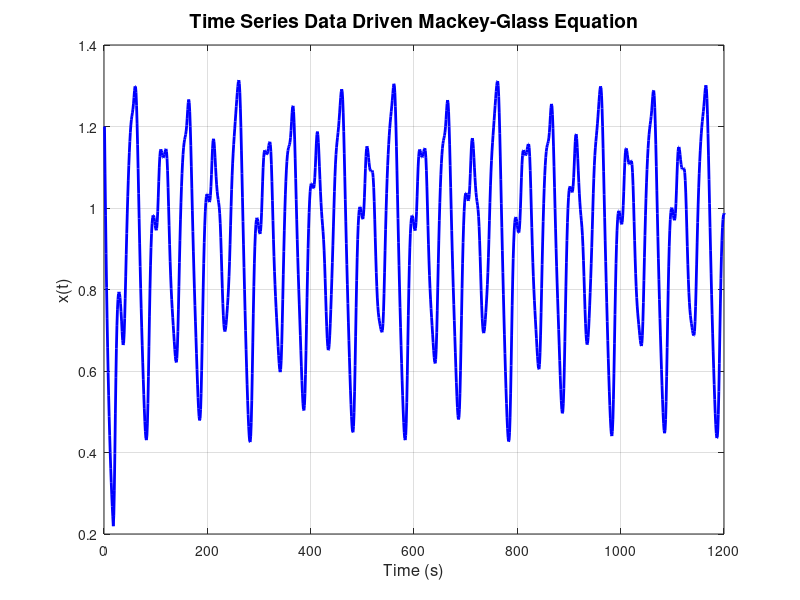

This figure's MATLAB source: (Note: this script raises an error after producing the figure.)
%% IMPORT DARA and DIVIDE IT TO TEST,TRAIN, AND VALIDATION

clc;
clear;

% Load time series data from a MAT file
loadedData = load('TimeSeriesData.mat');
timeSeries = loadedData.x;

% Visualize the time series data
figure(2);
set(gcf, 'Position', [100, 100, 800, 400]); % Set the figure size ([left bottom width height])
plot(timeSeries, 'LineWidth', 2, 'Color', 'b'); % Plot with a thicker blue line
title('Time Series Data Driven Mackey-Glass Equation', 'FontSize', 14);
xlabel('Time (s)', 'FontSize', 12);
ylabel('x(t)', 'FontSize', 12);
xlim([0 1200]); % Set x-axis limits to only display up to 1200
set(gca, 'FontSize', 10); % Set font size for axes
grid on; % Add grid

% Define the delays for time series prediction
delays = [10, 5, 15, 25];

% Prepare data for time series prediction
[X, Y] = TimeSeries_Data(timeSeries, delays);
Y = Y'; % Transpose Y to get the correct dimension


% Define the split ratios for the dataset
trainRatio = 0.8;  % 80% of the data for training
valRatio = 0.1;   % 10% of the data for validation
testRatio = 0.1;  % 10% of the data for testing

% Randomly divide the data into train, validation, and test sets
numSamples = size(X, 1);
[trainInd, valInd, testInd] = dividerand(numSamples, trainRatio, valRatio, testRatio);

% Split the data into training, validation, and testing sets using the indices
X_train = X(trainInd, :);
y_train = Y(trainInd, :);

X_val = X(valInd, :);
y_val = Y(valInd, :);

X_test = X(testInd, :);
y_test = Y(testInd, :);

% Display the sizes of each dataset
disp(['Size of Training Data: ', mat2str(size(X_train))]);
disp(['Size of Validation Data: ', mat2str(size(X_val))]);
disp(['Size of Testing Data: ', mat2str(size(X_test))]);


%% Training, and Tune the FIS using ANFIS to perform time series prediction

clc
%%%% STEP 1: Use "grid partitioning", "subtractive clustering", or "fuzzy
%%%% c-means" to create initial FIS

% Set Options for Creating a Sugeno FIS
% Clustering Options: GridPartition, SubtractiveClustering, FCMClustering
ClusteringType = 'GridPartition'; % Clustering method

switch ClusteringType
    case 'GridPartition' % Only for Sugeno FIS
        %%% Number of input membership functions
        % Integers > 1 with length equal to the number of inputs
        NumMFs = [3 4 4 3];
        
        %%% Input membership function type
        % Character array or string array
        % MF Options: gbellmf, gaussmf, gauss2mf, trimf, trapmf, sigmf, dsigmf,
        % (continue) psigmf, zmf, pimf, smf
        InputMFs = ["trimf" "gaussmf" "gaussmf" "trimf"];
        % InputMFs = "gaussmf";
        
        %%% Output membership function type
        OutputMFs = 'linear'; % Options: constant, linear
        
        opt = genfisOptions(ClusteringType, ...
            'NumMembershipFunctions', NumMFs, 'InputMembershipFunctionType', InputMFs, ...
            'OutputMembershipFunctionType', OutputMFs);
        
    case 'SubtractiveClustering' % Only for Sugeno FIS
        %%% Range of influence of the cluster center, value in the range [0, 1]
        % Vector of Integers: Use different influence ranges for each input and output
        % Specifying a smaller range of influence usually creates more and smaller data clusters, producing more fuzzy rules.
        ClusterInfluenceRange = [0.15 0.15 0.15 0.15 0.15];
        
        %%% Squash factor
        % Squash factor for scaling the range of influence of cluster centers
        % A smaller squash factor reduces the potential for outlying points to be considered as part of a cluster, which usually creates more and smaller data clusters.
        SquashFactor = 0.8;
        
        %%% Acceptance ratio, value in the range [0, 1]
        % Fraction of the potential of the first cluster center, above which another data point is accepted as a cluster center
        % The acceptance ratio must be greater than the rejection ratio.
        AcceptRatio = 0.3;
        
        %%% Rejection ratio, value in the range [0, 1]
        % Fraction of the potential of the first cluster center, below which another data point is rejected as a cluster center
        RejectRatio = 0.05;
        
        opt = genfisOptions(ClusteringType, ...
            'ClusterInfluenceRange', ClusterInfluenceRange, ...
            'SquashFactor', SquashFactor, 'AcceptRatio', AcceptRatio, 'RejectRatio', RejectRatio);
        
    case 'FCMClustering' % For Sugeno FIS for ANFIS     
        % Number of clusters
        % When NumClusters is 'auto', the genfis estimates the number of clusters using subtractive clustering with a cluster influence range of 0.5
        NumClusters = 20; % Options: Positive integer (a number), 'auto'
        
        % Exponent for the fuzzy partition matrix, scalar greater than 1
        % Controls the amount of fuzzy overlap between clusters, with larger values indicating a greater degree of overlap.
        Exponent = 2.5;
        
        % Maximum number of iterations
        MaxNumIteration = 150;
        
        opt = genfisOptions(ClusteringType, ...
            'FISType', 'sugeno', 'NumClusters', NumClusters, ...
            'Exponent', Exponent, 'MaxNumIteration', MaxNumIteration);
end

% Create FIS based on defined options
tic
FIS = genfis(X_train, y_train, opt);
disp(['genfis runtime = ', num2str(toc)])

% Evaluate FIS
y_hat = evalfis(FIS, X_test);


% Sort data based on time
[timeVector, sortingIndex] = sort(testInd);
y_test_sorted = y_test(sortingIndex);

% Plot Results
figure(2)
subplot(311)
plot(sortingIndex, y_test_sorted, 'b*', ...
    'LineWidth', 1, 'DisplayName', 'True Output')
hold on
plot(sortingIndex, y_hat, 'g.', ...
    'LineWidth', 1, 'DisplayName', 'Raw FIS Output')
hold off
legend, title('Raw FIS Data')

%%%% STEP 2: Set ANFIS Options
% Maximum number of training epochs
EpochNumber = 30;

% Training error goal
ErrorGoal = 0;

% Initial training step size
% The training step size is the magnitude of each gradient transition in the parameter space.
InitialStepSize = 0.01;

% Step-size decrease rate, positive scalar less than 1
StepSizeDecreaseRate = 0.9;

% Step-size increase rate, scalar greater than 1
StepSizeIncreaseRate = 1.1;

% Validation data
ValidationData = [X_val, y_val];

% ANFIS Optimization method, 1: hybrid method; 0: backpropagation gradient descent
OptimizationMethod = 1;

opt = anfisOptions('InitialFIS', FIS, 'EpochNumber', EpochNumber, ...
    'ErrorGoal', ErrorGoal, 'InitialStepSize', ...
    InitialStepSize, 'StepSizeDecreaseRate', StepSizeDecreaseRate, ...
    'StepSizeIncreaseRate', StepSizeIncreaseRate, ...
    'ValidationData', ValidationData, 'OptimizationMethod', OptimizationMethod);

%%%% STEP 3: Optimize (train) FIS using ANFIS
tic
%opt = anfisOptions('InitialFIS',FIS,'ValidationData',ValidationData);
[FIS, trainError, stepSize, chkFIS, chkError] = anfis([X_train, y_train], opt);
disp(['ANFIS Training runtime = ', num2str(toc)])
% [FIS, trainError, stepSize] = anfis( ...
%     [Data.x_train, Data.y_train], opt); % Without Validation Data

% Evaluate FIS for Train Data
y_hat = evalfis(FIS, X_train);

% Plot Results for Train Data
figure(2)
subplot(312)
plot(trainInd, y_train, 'b*', ...
    'LineWidth', 1, 'DisplayName', 'True Output')
hold on
plot(trainInd, y_hat, 'ro', ...
    'LineWidth', 1, 'DisplayName', 'ANFIS Output')
hold off
legend, title('Train Data')


% Evaluate FIS for Test Data
y_hat = evalfis(FIS, X_test);

% Calculate RMSE for Test Data
testRMSE = sqrt(mean((y_test - y_hat).^2));
disp(['Test RMSE: ', num2str(testRMSE)]);
% Plot Results for Test Data
figure(2)
subplot(313)
hold on
plot(testInd, y_test, 'b*', ...
    'LineWidth', 1, 'DisplayName', 'True Output')
hold on
plot(testInd, y_hat, 'ro', ...
    'LineWidth', 1, 'DisplayName', 'ANFIS Output')
hold off
legend, title('Test Data')


figure(3)
plot(1:size(trainError), trainError, 'LineWidth', 2)
xlabel('Iterations (Epochs)')
ylabel('ANFIS Training Error')
